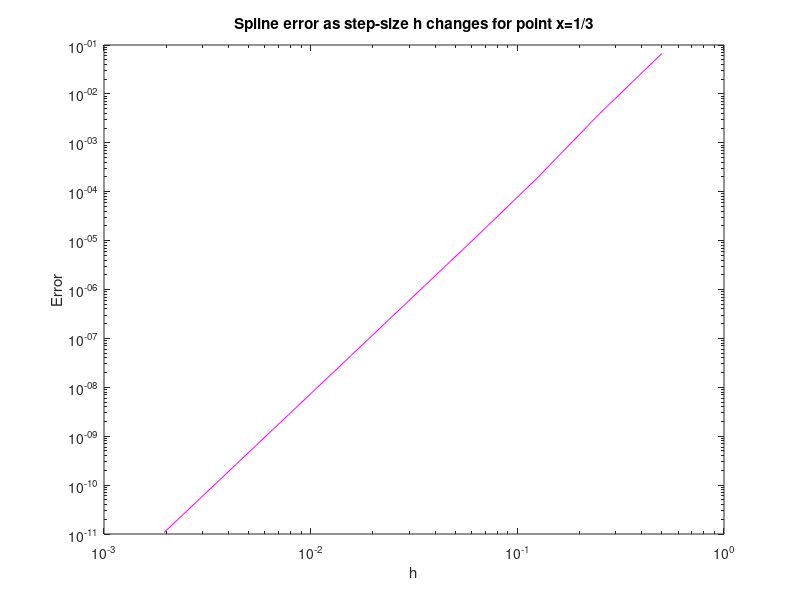

The MATLAB script that drew this image:
% Reads in data
value = csvread('PlotSpline.csv');

% Retrieves h and error values
hvec = value(1,1:end-1); 
error = value(2, 1:end-1);

figure(1);
loglog(hvec, error, 'm');
xlabel('h'); ylabel('Error');
title('Spline error as step-size h changes for point x=1/3');

coefficients = polyfit(log(hvec), log(error), 1);
slope = coefficients(1);
disp(slope); % Approximately 4